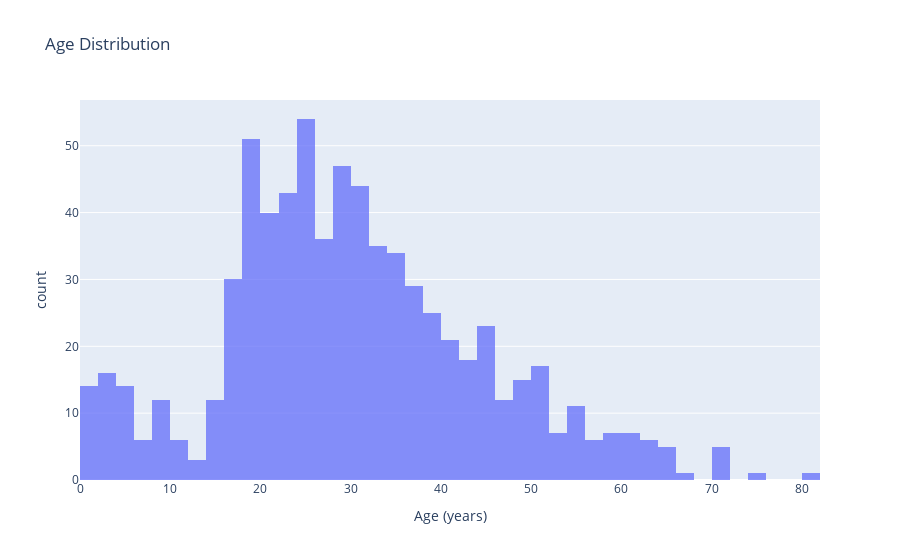

Source (notebook cell):
### Markdown cell above
The distribution shows a strong presence of young adults, with children and infants forming a smaller proportion of the passengers. 
From a survival perspective, age interacts closely with other factors such as gender and class: 
children benefited from the “women and children first” evacuation policy, while adult males faced lower survival chances, especially in third class. 
Younger adults (20–40 years) form the bulk of the dataset, and their survival rate reflects the general demographic composition of the passengers. 
Although age alone is not a perfect predictor—its effects depend strongly on sex and class—it contributes meaningful discriminative information and is commonly included in all predictive models for the Titanic competition.

### Code cell
fig5 = px.histogram(
    train_data,
    x='Age',
    nbins=52,
    title='Age Distribution',
    labels={'Age': 'Age (years)'},
    opacity=0.75
)

fig.update_layout(
    bargap=0.05,
    hovermode='x unified'
)

fig5.show()

### Figure 1 — Plotly figure (JSON) as saved in the notebook; plotly's stock layout.template omitted (floating-point values rounded to 4 significant figures; data arrays with more than 128 entries replaced by an {"elided": "..."} marker saying what was removed)
{"data": [{"bingroup": "x", "hovertemplate": "Age (years)=%{x}<br>count=%{y}<extra></extra>", "legendgroup": "", "marker": {"color": "#636efa", "opacity": 0.75, "pattern": {"shape": ""}}, "name": "", "nbinsx": 52, "orientation": "v", "showlegend": false, "type": "histogram", "x": {"elided": "891 float values"}, "xaxis": "x", "yaxis": "y"}], "layout": {"barmode": "relative", "legend": {"tracegroupgap": 0}, "title": {"text": "Age Distribution"}, "xaxis": {"anchor": "y", "domain": [0, 1], "title": {"text": "Age (years)"}}, "yaxis": {"anchor": "x", "domain": [0, 1], "title": {"text": "count"}}}}
